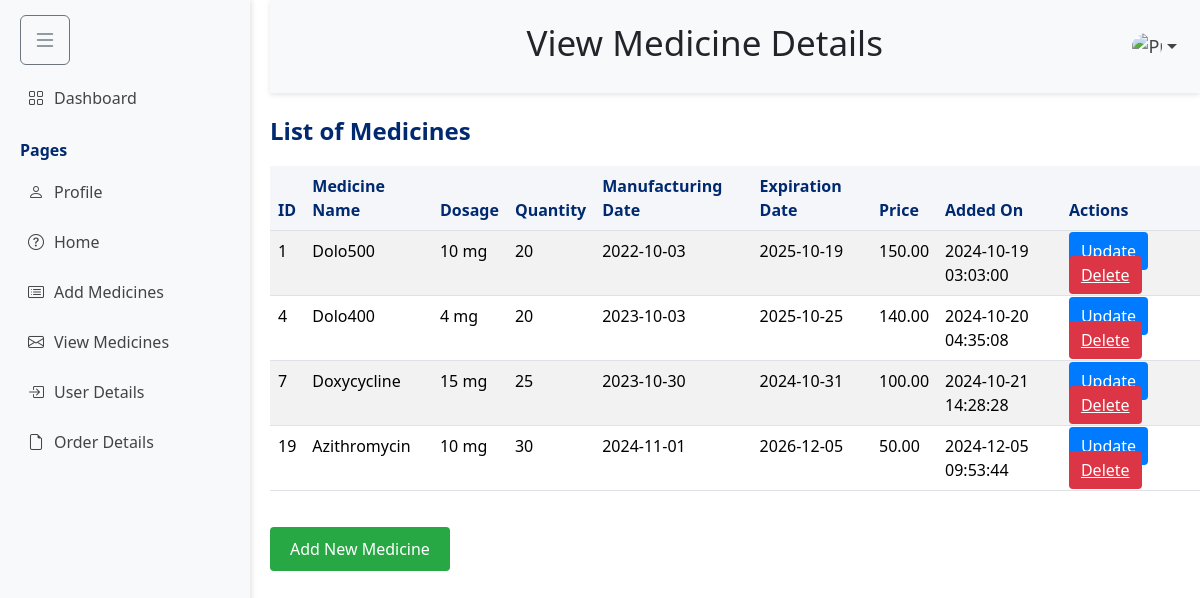
Page /dashboard/viewmedicine.php on the committed database.
### tables this page shows
CREATE TABLE `medicines` (
  `medicine_id` int(11) NOT NULL,
  `category_id` int(11) NOT NULL,
  `name` varchar(255) NOT NULL,
  `dosage` varchar(255) NOT NULL,
  `quantity` int(11) NOT NULL,
  `manufacturing_date` date NOT NULL,
  `expiration_date` date NOT NULL,
  `price` decimal(10,2) NOT NULL,
  `created_at` timestamp NOT NULL DEFAULT current_timestamp(),
  `image` varchar(255) DEFAULT NULL
);

### dashboard/viewmedicine.php (the view, shortened to what this page needs)
<?php
$servername = "localhost";
$username = "root";
$password = "";
$dbname = "feeling_better";
$conn = new mysqli($servername, $username, $password, $dbname);
$sql = "SELECT medicine_id, name, dosage, quantity, manufacturing_date, expiration_date, price, created_at FROM medicines";
$result = $conn->query($sql);
?>
<!DOCTYPE html>
<html lang="en">
<head>
    <link href="https://cdn.jsdelivr.net/npm/bootstrap@5.3.3/dist/css/bootstrap.min.css" rel="stylesheet">
    <link href="assets/vendor/bootstrap/css/bootstrap.min.css" rel="stylesheet">
    <link href="assets/vendor/bootstrap-icons/bootstrap-icons.css" rel="stylesheet">
    <link href="assets/vendor/boxicons/css/boxicons.min.css" rel="stylesheet">
    <link href="assets/vendor/quill/quill.snow.css" rel="stylesheet">
    <link href="assets/vendor/quill/quill.bubble.css" rel="stylesheet">
    <link href="assets/vendor/remixicon/remixicon.css" rel="stylesheet">
    <link href="assets/vendor/simple-datatables/style.css" rel="stylesheet">
    <link href="https://cdn.jsdelivr.net/npm/bootstrap-icons@1.5.0/font/bootstrap-icons.css" rel="stylesheet">
</head>
<body>
    <div class="hamburger" onclick="toggleSidebar()">
        <button class="btn btn-outline-secondary">
            <i class="bi bi-list" style="font-size: 24px;"></i>
        </button>
    </div>
    <aside class="sidebar" id="sidebar"><br><br>
        <ul class="sidebar-nav" id="sidebar-nav">
            <li class="nav-item">
                <a class="nav-link" href="dashboard.php">
                    <i class="bi bi-grid"></i>
                    <span>Dashboard</span>
                </a>
            </li>
            <li class="nav-heading">Pages</li>
            <li class="nav-item">
                <a class="nav-link" href="users-profile.php">
                    <i class="bi bi-person"></i>
                    <span>Profile</span>
                </a>
            </li>
            <li class="nav-item">
                <a class="nav-link" href="/medion/index.php">
                    <i class="bi bi-question-circle"></i>
                    <span>Home</span>
                </a>
            </li>
            <li class="nav-item">
                <a class="nav-link" href="addmedicine.php">
                    <i class="bi bi-card-list"></i>
                    <span>Add Medicines</span>
                </a>
            </li>
            <li class="nav-item">
                <a class="nav-link" href="viewmedicine.php">
                    <i class="bi bi-envelope"></i>
                    <span>View Medicines</span>
                </a>
            </li>
            <li class="nav-item">
                <a class="nav-link" href="user_details.php">
                    <i class="bi bi-box-arrow-in-right"></i>
                    <span>User Details</span>
                </a>
            </li>
            <li class="nav-item">
                <a class="nav-link collapsed" href="order_details.php">
                    <i class="bi bi-file-earmark"></i>
                    <span>Order Details</span>
                </a>
            </li>
        </ul>
    </aside>
    <div class="main-content" id="main-content">
        <header class="d-flex align-items-center header justify-content-between">
            <h1 class="logo mx-auto">View Medicine Details</h1>
            <nav>
                <ul class="d-flex list-unstyled mb-0">
                    <li class="nav-item dropdown">
                        <a class="nav-link dropdown-toggle" href="#" data-bs-toggle="dropdown">
                            <img src="assets/img/person.ico" alt="Profile" class="rounded-circle" style="width: 30px;">
                        </a>
                    </li>
                </ul>
            </nav>
        </header>
        <br>
        <h1 class="view-medicine-title">List of Medicines</h1>
        <table class="table table-striped">
            <thead>
                <tr>
                    <th>ID</th>
                    <th>Medicine Name</th>
                    <th>Dosage</th>
                    <th>Quantity</th>
                    <th>Manufacturing Date</th>
                    <th>Expiration Date</th>
                    <th>Price</th>
                    <th>Added On</th>
                    <th>Actions</th>
                </tr>
            </thead>
            <tbody>
                <?php
                if ($result->num_rows > 0) {
                    while ($row = $result->fetch_assoc()) {
                        echo "<tr>
                    <td>" . $row['medicine_id'] . "</td>
                    <td>" . $row['name'] . "</td>
                    <td>" . $row['dosage'] . "</td>
                    <td>" . $row['quantity'] . "</td>
                    <td>" . $row['manufacturing_date'] . "</td>
                    <td>" . $row['expiration_date'] . "</td>
                    <td>" . $row['price'] . "</td>
                    <td>" . $row['created_at'] . "</td>
                    <td>
                        <a href='updatemedicine.php?medicine_id=" . $row['medicine_id'] . "' class='btn-update'>Update</a>
                        <a href='viewmedicine.php?delete_id=" . $row['medicine_id'] . "' class='btn-delete' onclick='return confirm(\"Are you sure you want to delete this medicine?\");'>Delete</a>
                    </td>
                  </tr>";
                    }
                } else {
                    echo "<tr><td colspan='8'>No medicines found</td></tr>";
                }
                ?>
            </tbody>
        </table>
        <button class="btn btn-back" onclick="window.location.href='addmedicine.php';">Add New Medicine</button>
    </div>
</body>
</html>

### dashboard/viewmedicine.php (style rules this page uses)
.view-medicine-title { font-size: 24px; font-weight: 600; color: #012970; margin-bottom: 20px; }
.btn-update { background-color: #007bff; color: #ffffff; border: none; border-radius: 4px; padding: 8px 12px; margin-right: 5px; transition: background-color 0.3s; }
.btn-delete { background-color: #dc3545; color: #ffffff; border: none; border-radius: 4px; padding: 8px 12px; transition: background-color 0.3s; }
.btn-back { background-color: #28a745; color: #ffffff; border: none; border-radius: 4px; padding: 10px 20px; transition: background-color 0.3s; margin-top: 20px; }
.table { margin-top: 20px; }
.table th { background-color: #f4f6f9; color: #012970; font-weight: 600; }
.sidebar { background: #f8f9fa; height: 100vh; position: fixed; top: 0; left: 0; width: 250px; box-shadow: 2px 0 5px rgba(0, 0, 0, 0.1); padding: 20px; overflow-y: auto; transition: transform 0.3s ease; }
.sidebar-nav { list-style-type: none; padding: 0; margin: 0; }
.nav-item { margin: 10px 0; }
.nav-link { display: flex; align-items: center; padding: 8px; border-radius: 4px; color: #444; text-decoration: none; transition: background-color 0.3s; }
.nav-link i { margin-right: 10px; }
.nav-heading { margin: 20px 0 10px; font-weight: bold; color: #012970; }
.hamburger { position: absolute; top: 15px; left: 20px; cursor: pointer; z-index: 1000; }
.header { background-color: #f8f9fa; padding: 15px; box-shadow: 0px 2px 5px rgba(0, 0, 0, 0.1); font-size: 18px; }
.header .logo { font-size: 35px; }
.main-content { margin-left: 270px; transition: margin-left 0.3s ease; }

### rows in the picture
medicines: medicine_id "1", name "Dolo500", dosage "10 mg", quantity "20", manufacturing_date "2022-10-03", expiration_date "2025-10-19", price "150.00", created_at "2024-10-19 03:03:00"
medicines: medicine_id "4", name "Dolo400", dosage "4 mg", quantity "20", manufacturing_date "2023-10-03", expiration_date "2025-10-25", price "140.00", created_at "2024-10-20 04:35:08"
medicines: medicine_id "7", name "Doxycycline", dosage "15 mg", quantity "25", manufacturing_date "2023-10-30", expiration_date "2024-10-31", price "100.00", created_at "2024-10-21 14:28:28"
medicines: medicine_id "19", name "Azithromycin", dosage "10 mg", quantity "30", manufacturing_date "2024-11-01", expiration_date "2026-12-05", price "50.00", created_at "2024-12-05 09:53:44"
